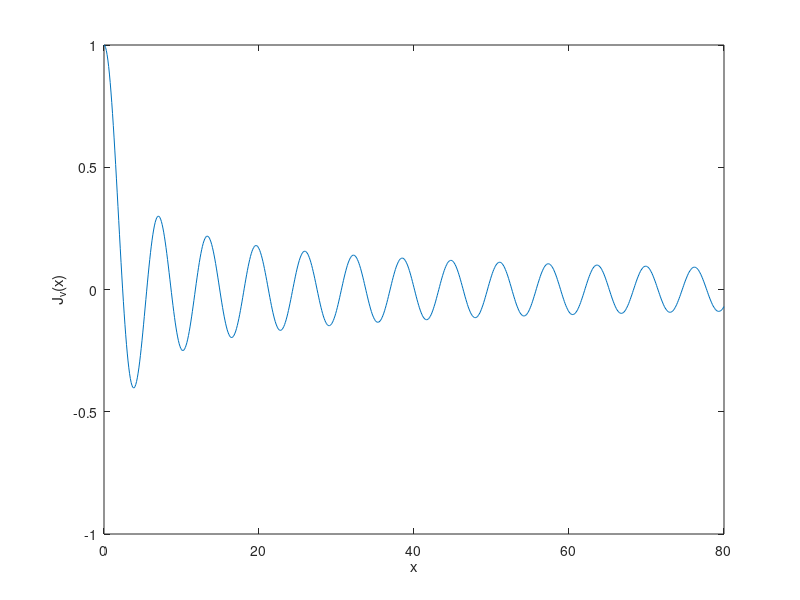

Write MATLAB code to recreate this figure. (Note: this script raises an error after producing the figure.)
%% EP 501 - Numerical Methods
%% Homework 3
% Vittorio Baraldi

clear all; close all; clc

%% Ex. 1
%% Part a) and b)

%array to evaluate bessel function with
x=[0:0.1:80];
%bessel function
J=besselj(0,x);

%plot
figure(1)
plot(x,J)
xlabel('x');
ylabel('J_\nu(x)');
hold on
%getting point from click on the plot
[x0,y0]=ginput(1);

%initial number of iterations
it=1;
%max number of iterations allowed
maxit=600;
%tolerance to achieve
tol=1e-6;
%random value to numerically estimate derivative
epsilon=.1;
root(1)=x0;
root=x0;
fval=besselj(0,root);
converged=false;
while(~converged && it<=maxit) %newton method cycle
    %derivative evaluation
    fprime=(besselj(0,root+epsilon)-besselj(0,root))/epsilon;
    derivative=fprime;
    if (abs(derivative)<100*tol) 
        converged=false; %checking for convergence
        warning(' Derivative close to zero, terminating iterations with failed convergence... ');
        break;
    else
        root=root-fval./derivative; %update root estimate
        fval=besselj(0,root);       %update function               
        it=it+1;
        converged=abs(fval)<tol;    %checking distance from zero
    end %if
end %while
it=it-1;
solution1=root;
if (~converged)
    warning('Used max number of iterations, or derivative near zero...')
end %if

%% Part c)
for i=1:6
    %getting points from first 6 clicks on the plot
    [x0(i),y0(i)] = ginput(1);
     
end
hold off

%from now on, the same procedure as the above Newton method is applied
%using a for cycle in order to evaluate the closest zero for each initial
%guess
for i=1:6
    it=1;
    maxit=600;
    tol=1e-6;
    epsilon=.1;
    root(1)=x0(i);
    root=x0(i);
    fval=besselj(0,root);
    converged=false;
    while(~converged && it<=maxit)
        fprime=(besselj(0,root+epsilon)-besselj(0,root))/epsilon;
        derivative=fprime;
        if (abs(derivative)<100*tol) 
            converged=false;
            warning(' Derivative close to zero, terminating iterations with failed convergence... ');
            break;
        else
            root=root-fval./derivative;
            fval=besselj(0,root);                 
            it=it+1;
            converged=abs(fval)<tol;
        end %if
    end %while
    it=it-1;
    solution2(i)=root;
    if (~converged)
        warning('Used max number of iterations, or derivative near zero...')
    end %if
end %for

%% Solutions

disp('First root of Bessel function of order 0:')
disp(solution1);
disp('First 6 roots of Bessel function of order 0:')
disp(solution2);

%% Final comments
%{
Roots are verified to be correct (see reference below). The success of this
iteration procedure is strictly related to wether the user will pick a
good initial guess or not. Nevertheless, this seems to be the easiest and
most practical procedure.
Although the roots are not found with a pure computational procedure (it
requires indeed the user action), being the Bessel function a periodic
function, it should make it easier to the user to evaluate decent inital
guesses for the roots evaluation.

References
- Abramowitz, M. and Stegun, I. A. (Eds.). "Zeros." §9.5 in Handbook of
Mathematical Functions with Formulas, Graphs, and Mathematical Tables,
9th printing. New York: Dover, pp. 370-374, 1972.
- Olver, F. W. J. (Ed.). "Zeros and Associated Values." Royal Society
Mathematical Tables, Vol. 7: Bessel Functions. Cambridge, England:
Cambridge University Press, 1960.
%}